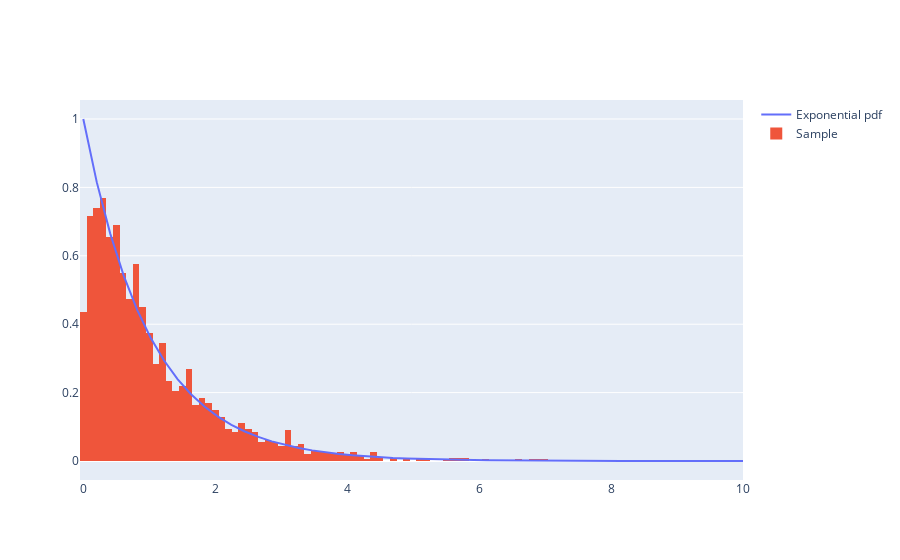

Write notebook code for a chart like this one.
### Code cell
# exponential distribution
x = np.linspace(0,10)
y = expon.pdf(x)
sample = expon.rvs(size = 2000)

trace1 = go.Scatter(x=x,y=y, name = 'Exponential pdf')
trace2 = go.Histogram(x = sample, histnorm='probability density', name = 'Sample')
fig = go.Figure(data = [trace1, trace2])
fig.show()

### Figure 1 — Plotly figure (JSON) as saved in the notebook; plotly's stock layout.template omitted (floating-point values rounded to 4 significant figures; data arrays with more than 128 entries replaced by an {"elided": "..."} marker saying what was removed)
{"data": [{"name": "Exponential pdf", "type": "scatter", "x": [0, 0.2041, 0.4082, 0.6122, 0.8163, 1.02, 1.224, 1.429, 1.633, 1.837, 2.041, 2.245, 2.449, 2.653, 2.857, 3.061, 3.265, 3.469, 3.673, 3.878, 4.082, 4.286, 4.49, 4.694, 4.898, 5.102, 5.306, 5.51, 5.714, 5.918, 6.122, 6.327, 6.531, 6.735, 6.939, 7.143, 7.347, 7.551, 7.755, 7.959, 8.163, 8.367, 8.571, 8.776, 8.98, 9.184, 9.388, 9.592, 9.796, 10], "y": [1, 0.8154, 0.6649, 0.5421, 0.4421, 0.3604, 0.2939, 0.2397, 0.1954, 0.1593, 0.1299, 0.1059, 0.08638, 0.07044, 0.05743, 0.04683, 0.03819, 0.03114, 0.02539, 0.0207, 0.01688, 0.01376, 0.01122, 0.009151, 0.007462, 0.006084, 0.004961, 0.004045, 0.003299, 0.00269, 0.002193, 0.001788, 0.001458, 0.001189, 0.0009695, 0.0007905, 0.0006446, 0.0005256, 0.0004286, 0.0003494, 0.0002849, 0.0002323, 0.0001894, 0.0001545, 0.000126, 0.0001027, 8.374e-05, 6.828e-05, 5.568e-05, 4.54e-05]}, {"histnorm": "probability density", "name": "Sample", "type": "histogram", "x": {"elided": "2000 float values"}}], "layout": {"autosize": true, "xaxis": {"autorange": true, "range": [-0.05, 10], "type": "linear"}, "yaxis": {"autorange": true, "range": [-0.05551, 1.056], "type": "linear"}}}
